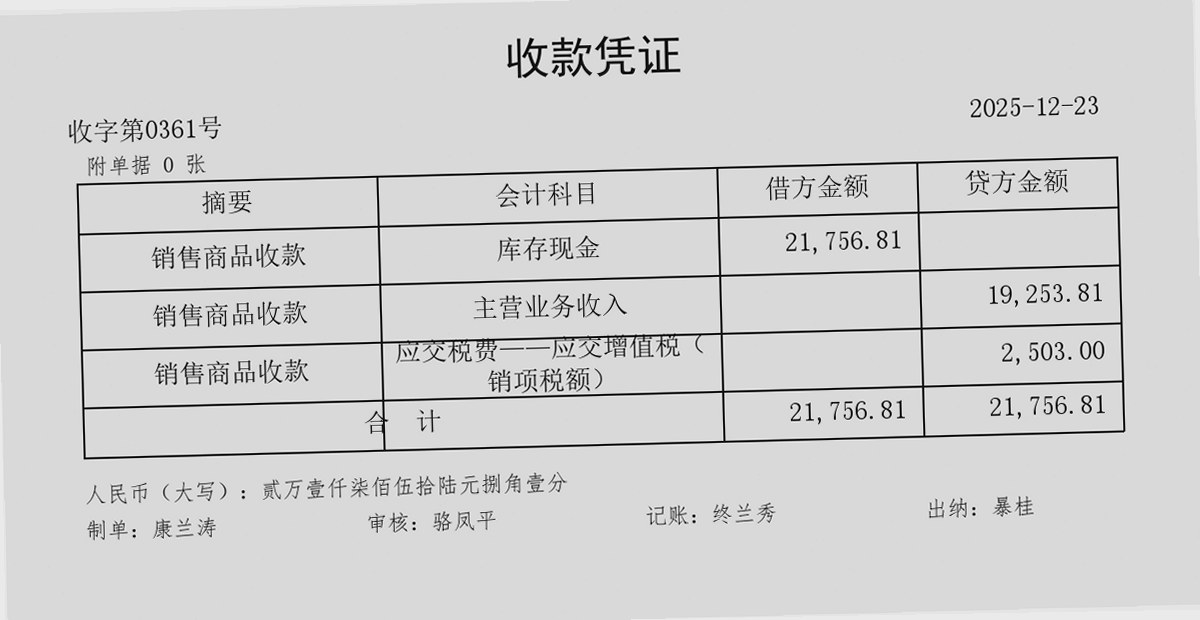
#> input picture data_bills/images/acc_00018.jpg, 1200 x 620 px
$ python -i degrade.py   (imports and definitions only)
#> lines starting #> are read from the running program, lines starting #| are printed output that depends on the picture
#> further down, picture is the input picture: PIL image 1200x620 RGB; min 0, max 250, mean 209
# -*- coding: utf-8 -*-
"""图像退化库 — 审计实战场景（变形/损坏/成像质量）。severity 0=正常 1=中度 2=重度"""
import random
from PIL import Image, ImageDraw, ImageFilter, ImageChops
import common

# [7 lines left out: function perspective_warp, not called in this run]

def gaussian_blur(img):
    return img.filter(ImageFilter.GaussianBlur(random.uniform(0.8, 2.2)))

# [10 lines left out: function motion_blur, not called in this run]

def _comp(img, ov):
    return Image.alpha_composite(img.convert("RGBA"), ov).convert("RGB")
def add_crease(img):
    w, h = img.size
#> w = 1200; h = 620
    y = random.randint(int(h * 0.3), int(h * 0.7))
#> y = 402
    ov = Image.new("RGBA", img.size, (0, 0, 0, 0))
#> ov: PIL image 1200x620 RGBA; every value is 0
    d = ImageDraw.Draw(ov)
    for i in range(-6, 7):
        a = int(40 * (1 - abs(i) / 7))
        d.line([(0, y + i), (w, y + i)], fill=(90, 90, 90, a))
    ov = ov.filter(ImageFilter.GaussianBlur(2))
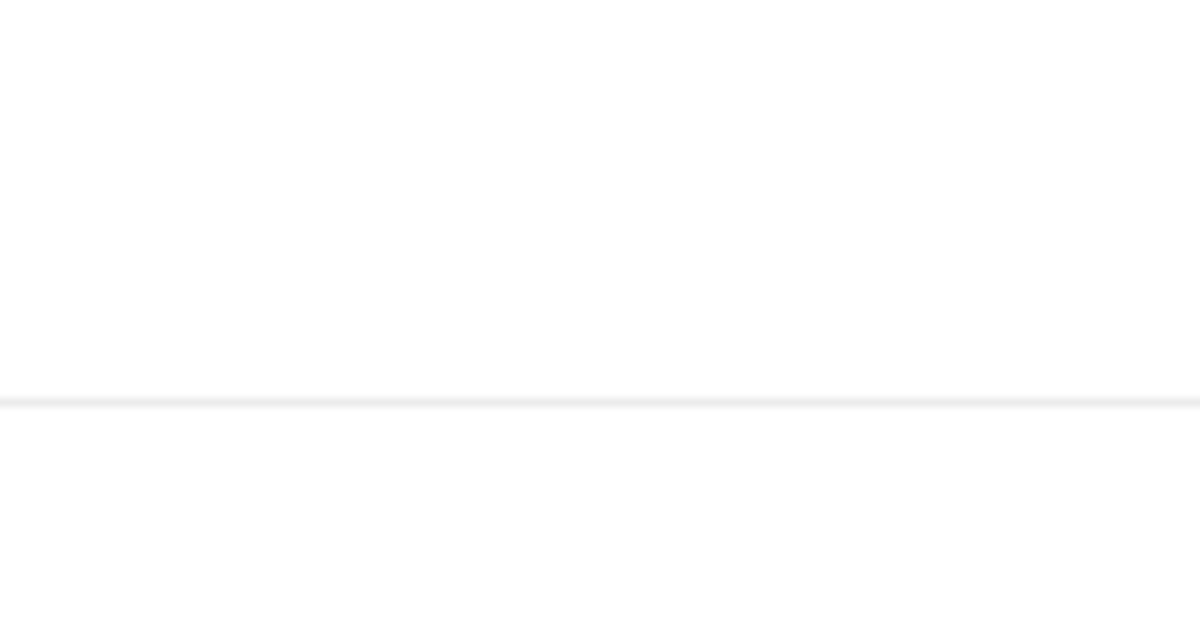
#> ov: PIL image 1200x620 RGBA; mean R, G, B, A 1.9, 1.9, 1.9, 0.4; transparent parts drawn white
    return _comp(img, ov)

# [88 lines left out: functions add_stain, add_faded_band, add_glare, torn_edge, degrade_v2, draw_ink_alteration, not called in this run]

>>> from PIL import Image
>>> picture = Image.open('../images/acc_00018.jpg')
>>> result = add_crease(picture)
